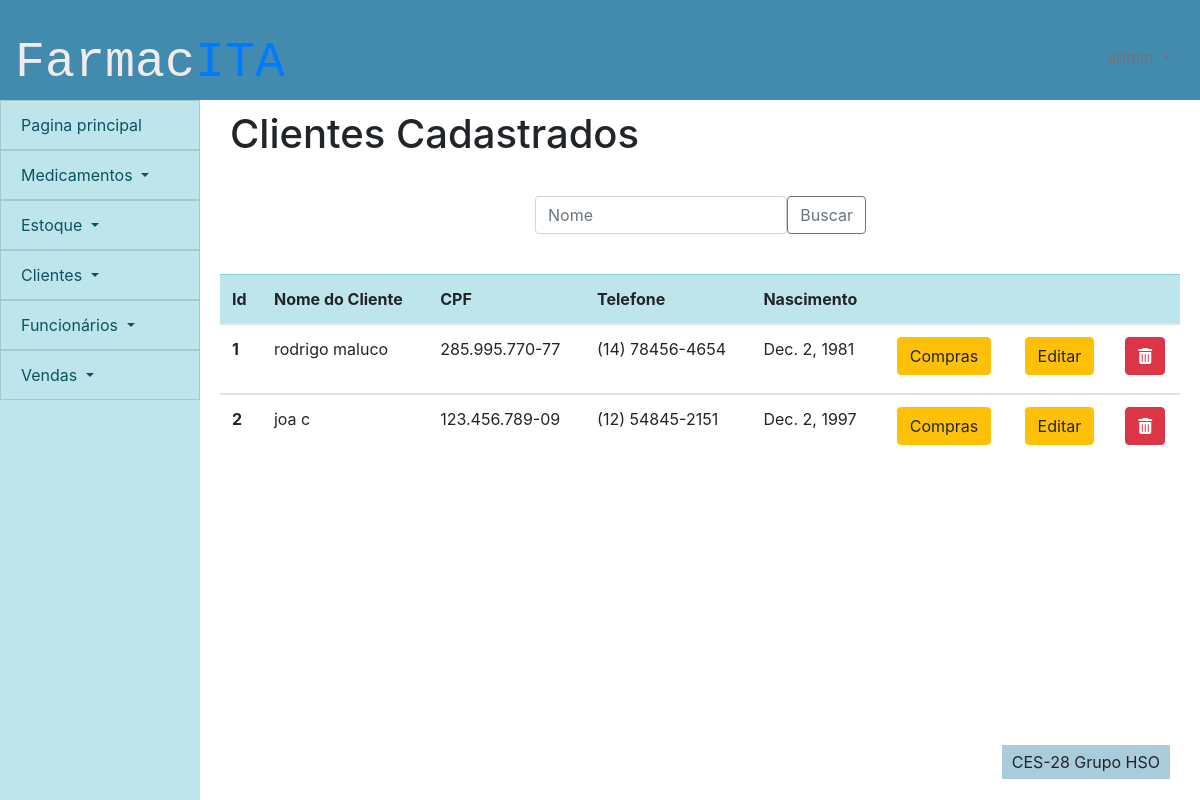
Before: /pessoas/editar_cliente (signed in) with the older database file.
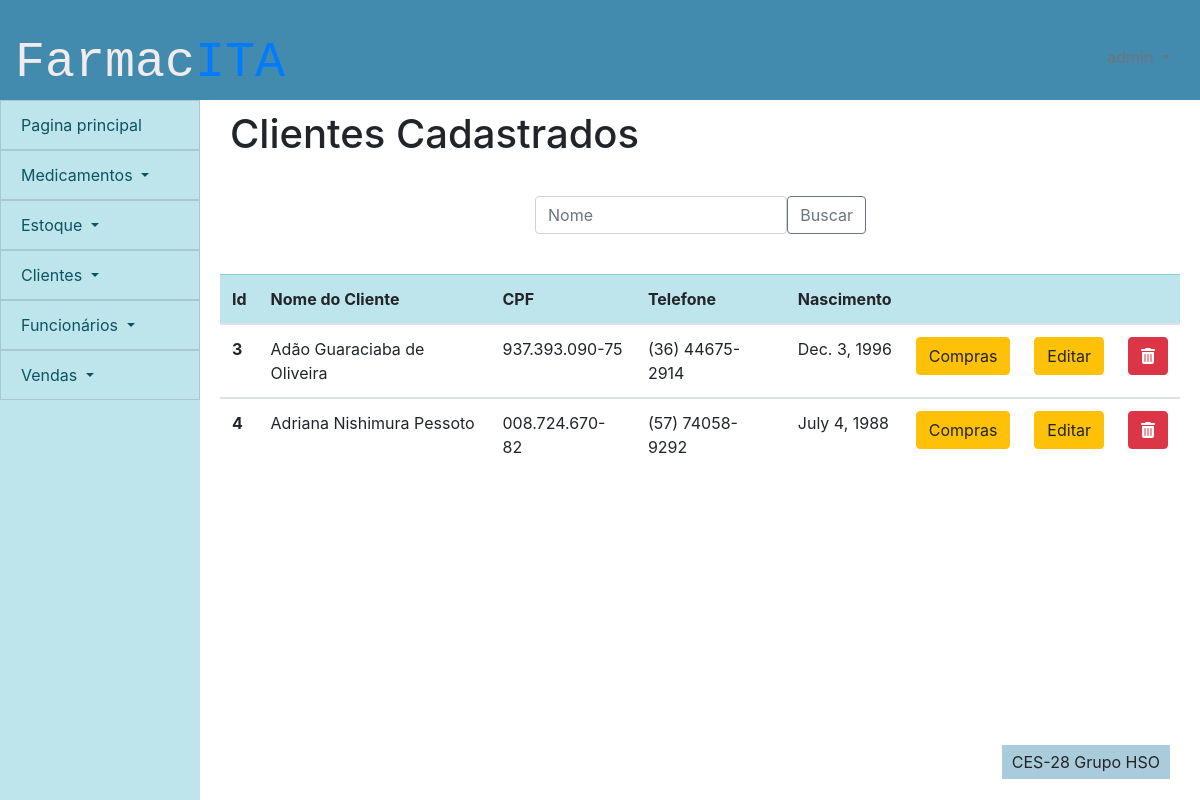
After: the same page with the newer database file.
### pessoas/models.py (models this page shows)
class cliente(models.Model):
    id_cliente = models.AutoField(primary_key=True)
    nome_cliente = models.CharField(max_length=100)
    cpf = models.CharField(max_length=14)
    telefone = models.CharField(max_length=15)
    data_nascimento = models.DateField(default=datetime.now)
    ativo = models.BooleanField(default=True)
    class Meta:
        db_table = 'clientes'

### pessoas/views.py (the view, shortened to what this page needs)
# urls.py: path('editar_cliente',views.editar_cliente, name = 'editar_cliente'),
def editar_cliente(request):
    check, retorno = checar_cargo(request)
    if check==1 or check == 2:
        return retorno
    cargo = funcionario.objects.get(user=request.user).cargo
    sucesso = False
    if request.user.is_authenticated:
        editar = False
        lista = cliente.objects.all()
        busca = request.GET.get('buscacliente')
        if busca:
            editar = False
            lista = cliente.objects.filter(nome_cliente__icontains = busca)
        delete = request.GET.get('delete')
        if delete:
            teste = cliente.objects.filter(id_cliente = delete)
            teste.update(ativo = False)
        editando = request.GET.get('edit')
        if editando:
            editar = True
            lista = cliente.objects.filter(id_cliente = editando)
        compras = request.GET.get('compras')
        if compras:
            return compras_cliente(request,compras)
        return render(request,'pessoas/edicao_cliente.html',{'lista':lista,'editar':editar,'sucesso':sucesso,'cargo':cargo})
    else:
        return failed_login(request)

### pessoas/views.py (called while the page is built)
def checar_cargo(request):
    user = request.user
    if user.is_anonymous:
        return True, redirect('/')
    else:
        cargo = funcionario.objects.get(user=request.user).cargo
        if cargo == 'Caixa':
            return 1, render(request,'sem_permissao.html',{'cargo':cargo})
        elif cargo == 'Gerente Financeiro':
            return 2, render(request,'sem_permissao.html',{'cargo':cargo})
        elif cargo == 'Balconista':
            return 3, render(request,'sem_permissao.html',{'cargo':cargo})
    return False, False

### frontend/pessoas/edicao_cliente.html (shortened to what this page needs)
{% extends 'template/padrao.html' %}
{% load static %}
{%block titulo-conteudo %}
Clientes Cadastrados
{% endblock %}
{% block content %}
<div>
    <div class="row formulario">
        <div class="col-sm-12">
            <div>
                <form method="GET">
                    <div class="input-group-prepend">
                        <input type="text" class="form-control" placeholder="Nome" name="buscacliente" id="buscacliente">
                    <button class="btn btn-outline-secondary" type="submit" id="button-addon1">Buscar</button>
                    </div>
                    </form>
            </div>
        </div>
    </div>
    <div class="tabela">
        <table class="table table-hover">
            <thead class="table-info">
                <tr>
                    <th scope="col">Id</th>
                    <th scope="col">Nome do Cliente</th>
                    <th scope="col">CPF</th>
                    <th scope="col">Telefone</th>
                    <th scope="col">Nascimento</th>
                    <th></th>
                    <th></th>
                    <th></th>
                </tr>
            </thead>
            {% for i in lista %}
            {% if i.ativo %}
            <tbody>
                <tr class={{i.id_cliente}}>
                    <th scope="row">{{i.id_cliente}}</th>
                    <td class = "nome">{{i.nome_cliente}}</td>
                    <td class = "cpf">{{i.cpf}}</td>
                    <td class = "telefone">{{i.telefone}}</td>
                    <td class = "nascimento">{{i.data_nascimento}} </td>
                    <td>
                        <form class= "centro">
                            <button value = {{i.id_cliente}} name = 'compras' class="btn btn-warning"  type = "submit" >Compras</button>
                        </form>
                    </td>
                    <td>
                        <form class= "centro">
                            <button value = {{i.id_cliente}} name = 'edit' class="btn btn-warning"  type = "submit" >Editar</button>
                        </form>
                    </td>
                    <td>
                        <form class= "centro">
                            <button  value = {{i.id_cliente}} name = 'delete' class="btn btn-danger botao" type = "submit"><i class="fas fa-trash-alt"></i></button>
                        </form>
                    </td>
                </tr>
            </tbody>
            {% endif %}
            {% endfor %}
        </table>
    </div>
</div>
{% endblock %}

Changed rows visible on the page:
removed cliente: id_cliente "1", nome_cliente "rodrigo maluco", cpf "285.995.770-77", telefone "(14) 78456-4654", data_nascimento "Dec. 2, 1981"
removed cliente: id_cliente "2", nome_cliente "joa c", cpf "123.456.789-09", telefone "(12) 54845-2151", data_nascimento "Dec. 2, 1997"
added cliente: id_cliente "3", nome_cliente "Adão Guaraciaba de Oliveira", cpf "937.393.090-75", telefone "(36) 44675-2914", data_nascimento "Dec. 3, 1996"
added cliente: id_cliente "4", nome_cliente "Adriana Nishimura Pessoto", cpf "008.724.670-82", telefone "(57) 74058-9292", data_nascimento "July 4, 1988"
